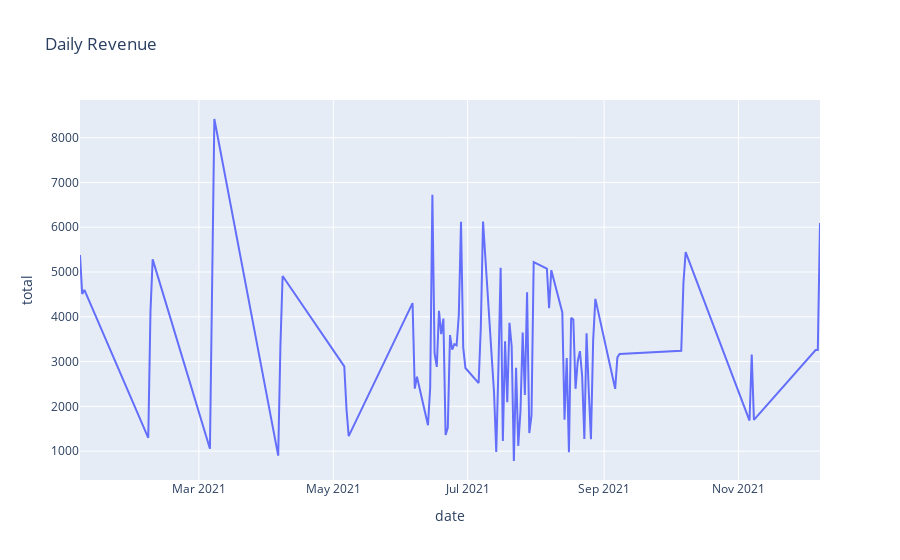

Source (notebook cell):
### Code cell
import plotly.express as px

# Plot the DataFrame
fig = px.line(grouped_sales, x='date', y='total', title='Daily Revenue')

# Show the plot
fig.show()
